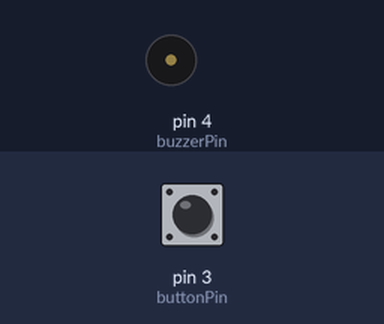
This sketch was run on a simulated Arduino Uno, built with avr-gcc and run on an emulated ATmega328P. Shown: buzzer (waves = sounding). Inputs (shaded band) come from the test bench; at power-on: pin 3 (buttonPin) HIGH.

Above: at 1.2 s.
1.3 s: pin 3 (buttonPin) pulled LOW for 0.15 s
At 5.77 s:
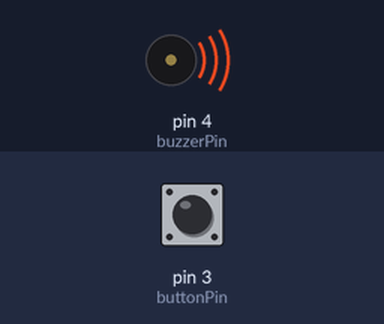
Timing chart, 0 to 10.3 s (numbered marks = the images above; inputs shaded):
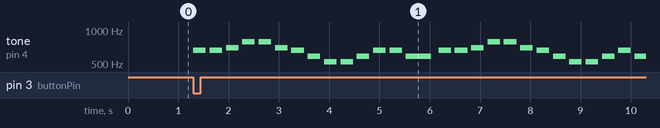

The sketch:

goetterfunken_komplett.ino
```cpp
const int buttonPin = 3; // Pin für den Button
const int buzzerPin = 4; // Pin für den Buzzer

// Frequenzen der Noten in Hertz
#define NOTE_B4 494
#define NOTE_C5 523
#define NOTE_D5 587
#define NOTE_E5 659
#define NOTE_F5 698
#define NOTE_G5 784
#define NOTE_A5 880
#define NOTE_B5 987
#define NOTE_C6 1047
#define NOTE_D6 1175

// Melodie und Notenlängen kombiniert in einem 2D-Array
int melody[][2] = {
  // Erste Strophe
  {NOTE_E5, 4}, {NOTE_E5, 4}, {NOTE_F5, 4}, {NOTE_G5, 4},
  {NOTE_G5, 4}, {NOTE_F5, 4}, {NOTE_E5, 4}, {NOTE_D5, 4},
  {NOTE_C5, 4}, {NOTE_C5, 4}, {NOTE_D5, 4}, {NOTE_E5, 4},
  {NOTE_E5, 4}, {NOTE_D5, 2},

  // Zweite Strophe
  {NOTE_E5, 4}, {NOTE_E5, 4}, {NOTE_F5, 4}, {NOTE_G5, 4},
  {NOTE_G5, 4}, {NOTE_F5, 4}, {NOTE_E5, 4}, {NOTE_D5, 4},
  {NOTE_C5, 4}, {NOTE_C5, 4}, {NOTE_D5, 4}, {NOTE_E5, 4},
  {NOTE_D5, 4}, {NOTE_C5, 2},

  // Dritte Strophe (Variante mit etwas veränderter Melodie)
  {NOTE_E5, 4}, {NOTE_E5, 4}, {NOTE_F5, 4}, {NOTE_G5, 4},
  {NOTE_G5, 4}, {NOTE_F5, 4}, {NOTE_E5, 4}, {NOTE_D5, 4},
  {NOTE_C5, 4}, {NOTE_C5, 4}, {NOTE_D5, 4}, {NOTE_E5, 4},
  {NOTE_E5, 4}, {NOTE_D5, 2},

  // Vierte Strophe (Fortsetzung des Motivs)
  {NOTE_E5, 4}, {NOTE_E5, 4}, {NOTE_F5, 4}, {NOTE_G5, 4},
  {NOTE_G5, 4}, {NOTE_F5, 4}, {NOTE_E5, 4}, {NOTE_D5, 4},
  {NOTE_C5, 4}, {NOTE_C5, 4}, {NOTE_D5, 4}, {NOTE_E5, 4},
  {NOTE_D5, 4}, {NOTE_C5, 2},

  // Weitere Strophen würden hier folgen
};

void setup() {
  pinMode(buttonPin, INPUT_PULLUP); // Button mit Pull-Up-Widerstand
  pinMode(buzzerPin, OUTPUT); // Buzzer als OUTPUT
}

void loop() {
  int buttonState = digitalRead(buttonPin);

  // Wenn der Button gedrückt wird (LOW wegen INPUT_PULLUP)
  if (buttonState == LOW) {
    playMelody(); // Melodie abspielen
  } else {
    noTone(buzzerPin); // Buzzer ausschalten
  }
}

// Funktion zum Abspielen der Melodie
void playMelody() {
  int melodyLength = sizeof(melody) / sizeof(melody[0]); // Anzahl der Noten in der Melodie

  for (int i = 0; i < melodyLength; i++) {
    int note = melody[i][0]; // Die Frequenz der Note
    int duration = 1000 / melody[i][1]; // Dauer der Note berechnen

    tone(buzzerPin, note, duration); // Ton für die Note erzeugen
    delay(duration * 1.3); // Pause zwischen den Noten
    noTone(buzzerPin); // Ton stoppen
  }
}
```

Measured:
- after the input at 1.3 s, tone on pin 4 (buzzerPin): plays 659 Hz for 0.25 s, 659 Hz for 0.25 s, 698 Hz for 0.25 s, 784 Hz for 0.25 s, 784 Hz for 0.25 s, 698 Hz for 0.25 s … (27 notes in this stretch), starting at once
